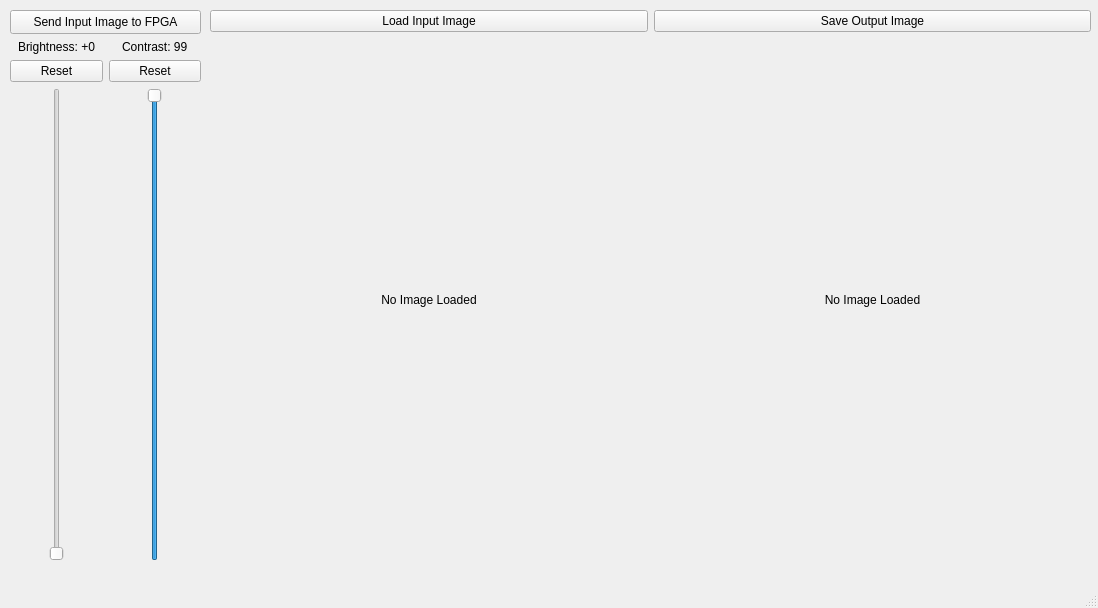
<?xml version="1.0" encoding="UTF-8"?>
<ui version="4.0">
 <class>MainWindow</class>
 <widget class="QMainWindow" name="MainWindow">
  <property name="geometry">
   <rect>
    <x>0</x>
    <y>0</y>
    <width>1098</width>
    <height>608</height>
   </rect>
  </property>
  <property name="windowTitle">
   <string>MainWindow</string>
  </property>
  <widget class="QWidget" name="centralwidget">
   <widget class="QWidget" name="horizontalLayoutWidget_2">
    <property name="geometry">
     <rect>
      <x>10</x>
      <y>40</y>
      <width>191</width>
      <height>521</height>
     </rect>
    </property>
    <layout class="QHBoxLayout" name="horizontalLayout_4">
     <item>
      <layout class="QVBoxLayout" name="verticalLayout_2">
       <item alignment="Qt::AlignHCenter">
        <widget class="QLabel" name="label_brightness">
         <property name="text">
          <string>Brightness: +0</string>
         </property>
        </widget>
       </item>
       <item>
        <widget class="QPushButton" name="pushButton_brightness">
         <property name="text">
          <string>Reset</string>
         </property>
        </widget>
       </item>
       <item alignment="Qt::AlignHCenter">
        <widget class="QSlider" name="verticalSlider_brightness">
         <property name="minimum">
          <number>0</number>
         </property>
         <property name="maximum">
          <number>99</number>
         </property>
         <property name="orientation">
          <enum>Qt::Vertical</enum>
         </property>
        </widget>
       </item>
      </layout>
     </item>
     <item>
      <layout class="QVBoxLayout" name="verticalLayout_6">
       <item alignment="Qt::AlignHCenter">
        <widget class="QLabel" name="label_contrast">
         <property name="text">
          <string>Contrast: 99</string>
         </property>
        </widget>
       </item>
       <item>
        <widget class="QPushButton" name="pushButton_contrast">
         <property name="text">
          <string>Reset</string>
         </property>
        </widget>
       </item>
       <item alignment="Qt::AlignHCenter">
        <widget class="QSlider" name="verticalSlider_contrast">
         <property name="minimum">
          <number>0</number>
         </property>
         <property name="maximum">
          <number>99</number>
         </property>
         <property name="value">
          <number>99</number>
         </property>
         <property name="sliderPosition">
          <number>99</number>
         </property>
         <property name="orientation">
          <enum>Qt::Vertical</enum>
         </property>
        </widget>
       </item>
      </layout>
     </item>
    </layout>
   </widget>
   <widget class="QWidget" name="gridLayoutWidget">
    <property name="geometry">
     <rect>
      <x>210</x>
      <y>10</y>
      <width>881</width>
      <height>551</height>
     </rect>
    </property>
    <layout class="QGridLayout" name="gridLayout">
     <item row="0" column="0">
      <widget class="QPushButton" name="pushButton_Load">
       <property name="text">
        <string>Load Input Image</string>
       </property>
      </widget>
     </item>
     <item row="0" column="1">
      <widget class="QPushButton" name="pushButton_Save">
       <property name="text">
        <string>Save Output Image</string>
       </property>
      </widget>
     </item>
     <item row="1" column="0">
      <widget class="QLabel" name="label_input">
       <property name="text">
        <string>No Image Loaded</string>
       </property>
       <property name="alignment">
        <set>Qt::AlignCenter</set>
       </property>
      </widget>
     </item>
     <item row="1" column="1">
      <widget class="QLabel" name="label_output">
       <property name="text">
        <string>No Image Loaded</string>
       </property>
       <property name="alignment">
        <set>Qt::AlignCenter</set>
       </property>
      </widget>
     </item>
    </layout>
   </widget>
   <widget class="QPushButton" name="pushButton_Send_Base">
    <property name="geometry">
     <rect>
      <x>10</x>
      <y>10</y>
      <width>191</width>
      <height>24</height>
     </rect>
    </property>
    <property name="text">
     <string>Send Input Image to FPGA</string>
    </property>
   </widget>
  </widget>
  <widget class="QMenuBar" name="menubar">
   <property name="geometry">
    <rect>
     <x>0</x>
     <y>0</y>
     <width>1098</width>
     <height>22</height>
    </rect>
   </property>
  </widget>
  <widget class="QStatusBar" name="statusbar"/>
 </widget>
 <resources/>
 <connections/>
</ui>
